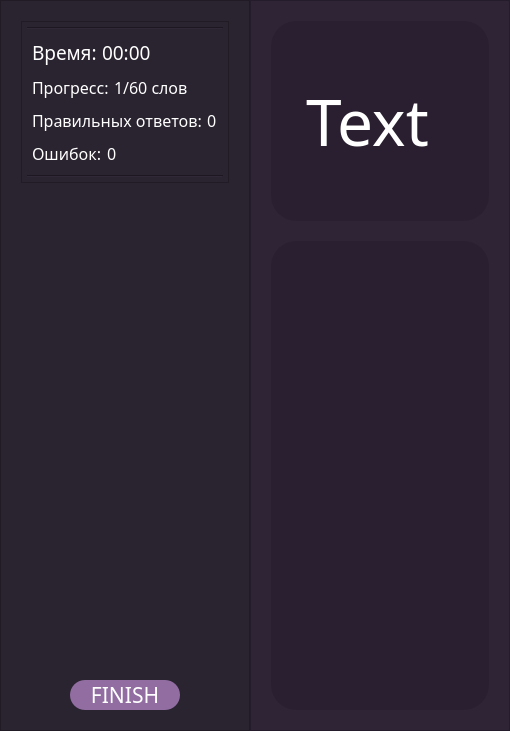
      <widget class="QWidget" name="GamePage">
       <layout class="QHBoxLayout" name="horizontalLayout_9">
        <property name="spacing">
         <number>0</number>
        </property>
        <property name="leftMargin">
         <number>0</number>
        </property>
        <property name="topMargin">
         <number>0</number>
        </property>
        <property name="rightMargin">
         <number>0</number>
        </property>
        <property name="bottomMargin">
         <number>0</number>
        </property>
        <item>
         <widget class="QFrame" name="sideBar">
          <property name="maximumSize">
           <size>
            <width>250</width>
            <height>16777215</height>
           </size>
          </property>
          <property name="styleSheet">
           <string notr="true">QFrame{
background: rgb(42, 35, 48);
}
QLabel{
color: white;
}
QPushButton{
color: white;
background: rgb(145, 109, 161);
border-radius: 15px;
}
QPushButton:hover{
background: rgb(170, 132, 186, 200);
}
QPushButton:pressed{
background: rgb(170, 132, 186, 250);
}
</string>
          </property>
          <property name="frameShape">
           <enum>QFrame::StyledPanel</enum>
          </property>
          <property name="frameShadow">
           <enum>QFrame::Raised</enum>
          </property>
          <layout class="QVBoxLayout" name="verticalLayout_7">
           <property name="spacing">
            <number>0</number>
           </property>
           <property name="leftMargin">
            <number>20</number>
           </property>
           <property name="topMargin">
            <number>20</number>
           </property>
           <property name="rightMargin">
            <number>20</number>
           </property>
           <property name="bottomMargin">
            <number>20</number>
           </property>
           <item>
            <widget class="QFrame" name="statsFrame">
             <property name="styleSheet">
              <string notr="true">Line{
background: rgb(74, 63, 84);
}</string>
             </property>
             <property name="frameShape">
              <enum>QFrame::StyledPanel</enum>
             </property>
             <property name="frameShadow">
              <enum>QFrame::Raised</enum>
             </property>
             <layout class="QVBoxLayout" name="verticalLayout_6">
              <property name="spacing">
               <number>10</number>
              </property>
              <property name="leftMargin">
               <number>5</number>
              </property>
              <property name="topMargin">
               <number>5</number>
              </property>
              <property name="rightMargin">
               <number>5</number>
              </property>
              <property name="bottomMargin">
               <number>5</number>
              </property>
              <item>
               <widget class="Line" name="line_2">
                <property name="minimumSize">
                 <size>
                  <width>0</width>
                  <height>2</height>
                 </size>
                </property>
                <property name="maximumSize">
                 <size>
                  <width>16777215</width>
                  <height>2</height>
                 </size>
                </property>
                <property name="orientation">
                 <enum>Qt::Horizontal</enum>
                </property>
               </widget>
              </item>
              <item>
               <widget class="QFrame" name="TimeFrame">
                <property name="font">
                 <font>
                  <family>Yu Gothic UI Semilight</family>
                  <pointsize>12</pointsize>
                 </font>
                </property>
                <layout class="QHBoxLayout" name="horizontalLayout_7">
                 <property name="spacing">
                  <number>5</number>
                 </property>
                 <property name="leftMargin">
                  <number>5</number>
                 </property>
                 <property name="topMargin">
                  <number>0</number>
                 </property>
                 <property name="rightMargin">
                  <number>0</number>
                 </property>
                 <property name="bottomMargin">
                  <number>0</number>
                 </property>
                 <item>
                  <widget class="QLabel" name="time1">
                   <property name="font">
                    <font>
                     <family>Yu Gothic UI Semilight</family>
                     <pointsize>14</pointsize>
                    </font>
                   </property>
                   <property name="text">
                    <string>Время:</string>
                   </property>
                  </widget>
                 </item>
                 <item>
                  <widget class="QLabel" name="time_num">
                   <property name="font">
                    <font>
                     <family>Yu Gothic UI Semilight</family>
                     <pointsize>14</pointsize>
                    </font>
                   </property>
                   <property name="text">
                    <string>00:00</string>
                   </property>
                  </widget>
                 </item>
                 <item>
                  <spacer name="horizontalSpacer_6">
                   <property name="orientation">
                    <enum>Qt::Horizontal</enum>
                   </property>
                   <property name="sizeHint" stdset="0">
                    <size>
                     <width>40</width>
                     <height>20</height>
                    </size>
                   </property>
                  </spacer>
                 </item>
                </layout>
               </widget>
              </item>
              <item>
               <widget class="QFrame" name="wordsNumFrame">
                <property name="frameShape">
                 <enum>QFrame::NoFrame</enum>
                </property>
                <property name="frameShadow">
                 <enum>QFrame::Raised</enum>
                </property>
                <layout class="QHBoxLayout" name="horizontalLayout_12">
                 <property name="spacing">
                  <number>5</number>
                 </property>
                 <property name="leftMargin">
                  <number>5</number>
                 </property>
                 <property name="topMargin">
                  <number>0</number>
                 </property>
                 <property name="rightMargin">
                  <number>0</number>
                 </property>
                 <property name="bottomMargin">
                  <number>0</number>
                 </property>
                 <item>
                  <widget class="QLabel" name="wordsNumTitle">
                   <property name="font">
                    <font>
                     <family>Yu Gothic UI Semilight</family>
                     <pointsize>12</pointsize>
                    </font>
                   </property>
                   <property name="text">
                    <string>Прогресс:</string>
                   </property>
                  </widget>
                 </item>
                 <item>
                  <widget class="QLabel" name="wordsNumAmount">
                   <property name="font">
                    <font>
                     <family>Yu Gothic UI Semilight</family>
                     <pointsize>12</pointsize>
                    </font>
                   </property>
                   <property name="text">
                    <string>1/60 слов</string>
                   </property>
                  </widget>
                 </item>
                 <item>
                  <spacer name="horizontalSpacer_10">
                   <property name="orientation">
                    <enum>Qt::Horizontal</enum>
                   </property>
                   <property name="sizeHint" stdset="0">
                    <size>
                     <width>44</width>
                     <height>20</height>
                    </size>
                   </property>
                  </spacer>
                 </item>
                </layout>
               </widget>
              </item>
              <item>
               <widget class="QFrame" name="correctWordsFrame">
                <layout class="QHBoxLayout" name="correcr_words_frame">
                 <property name="spacing">
                  <number>5</number>
                 </property>
                 <property name="leftMargin">
                  <number>5</number>
                 </property>
                 <property name="topMargin">
                  <number>0</number>
                 </property>
                 <property name="rightMargin">
                  <number>0</number>
                 </property>
                 <property name="bottomMargin">
                  <number>0</number>
                 </property>
                 <item>
                  <widget class="QLabel" name="correct_words">
                   <property name="font">
                    <font>
                     <family>Yu Gothic UI Semilight</family>
                     <pointsize>12</pointsize>
                    </font>
                   </property>
                   <property name="text">
                    <string>Правильных ответов:</string>
                   </property>
                  </widget>
                 </item>
                 <item>
                  <widget class="QLabel" name="correct_words_num">
                   <property name="font">
                    <font>
                     <family>Yu Gothic UI Semilight</family>
                     <pointsize>12</pointsize>
                    </font>
                   </property>
                   <property name="text">
                    <string>0</string>
                   </property>
                  </widget>
                 </item>
                </layout>
               </widget>
              </item>
              <item>
               <widget class="QFrame" name="invalidWordsFrame">
                <layout class="QHBoxLayout" name="horizontalLayout_8">
                 <property name="spacing">
                  <number>5</number>
                 </property>
                 <property name="leftMargin">
                  <number>5</number>
                 </property>
                 <property name="topMargin">
                  <number>0</number>
                 </property>
                 <property name="rightMargin">
                  <number>0</number>
                 </property>
                 <property name="bottomMargin">
                  <number>0</number>
                 </property>
                 <item>
                  <widget class="QLabel" name="invalid_label">
                   <property name="font">
                    <font>
                     <family>Yu Gothic UI Semilight</family>
                     <pointsize>12</pointsize>
                    </font>
                   </property>
                   <property name="text">
                    <string>Ошибок:</string>
                   </property>
                  </widget>
                 </item>
                 <item>
                  <widget class="QLabel" name="invalid_num">
                   <property name="font">
                    <font>
                     <family>Yu Gothic UI Semilight</family>
                     <pointsize>12</pointsize>
                    </font>
                   </property>
                   <property name="text">
                    <string>0</string>
                   </property>
                  </widget>
                 </item>
                 <item>
                  <spacer name="horizontalSpacer_7">
                   <property name="orientation">
                    <enum>Qt::Horizontal</enum>
                   </property>
                   <property name="sizeHint" stdset="0">
                    <size>
                     <width>40</width>
                     <height>20</height>
                    </size>
                   </property>
                  </spacer>
                 </item>
                </layout>
               </widget>
              </item>
              <item>
               <widget class="Line" name="line">
                <property name="minimumSize">
                 <size>
                  <width>0</width>
                  <height>2</height>
                 </size>
                </property>
                <property name="maximumSize">
                 <size>
                  <width>16777215</width>
                  <height>2</height>
                 </size>
                </property>
                <property name="orientation">
                 <enum>Qt::Horizontal</enum>
                </property>
               </widget>
              </item>
             </layout>
            </widget>
           </item>
           <item>
            <spacer name="verticalSpacer_5">
             <property name="orientation">
              <enum>Qt::Vertical</enum>
             </property>
             <property name="sizeHint" stdset="0">
              <size>
               <width>20</width>
               <height>497</height>
              </size>
             </property>
            </spacer>
           </item>
           <item alignment="Qt::AlignHCenter">
            <widget class="QPushButton" name="finishPushButton">
             <property name="minimumSize">
              <size>
               <width>110</width>
               <height>30</height>
              </size>
             </property>
             <property name="maximumSize">
              <size>
               <width>110</width>
               <height>30</height>
              </size>
             </property>
             <property name="sizeIncrement">
              <size>
               <width>0</width>
               <height>0</height>
              </size>
             </property>
             <property name="font">
              <font>
               <family>Yu Gothic UI Semilight</family>
               <pointsize>16</pointsize>
              </font>
             </property>
             <property name="text">
              <string>FINISH</string>
             </property>
            </widget>
           </item>
          </layout>
         </widget>
        </item>
        <item>
         <widget class="QFrame" name="mainBlock">
          <property name="styleSheet">
           <string notr="true">QFrame{
background: rgb(47, 36, 54);
background-image: url(:/icons/icons/fon_game.png);
}
QFrame#answersFrame, QFrame#wordNameFrame{
background: rgb(33, 24, 38, 90);
border-radius: 25px;
}</string>
          </property>
          <property name="frameShape">
           <enum>QFrame::StyledPanel</enum>
          </property>
          <property name="frameShadow">
           <enum>QFrame::Raised</enum>
          </property>
          <layout class="QVBoxLayout" name="verticalLayout_8" stretch="2,3">
           <property name="spacing">
            <number>20</number>
           </property>
           <property name="leftMargin">
            <number>20</number>
           </property>
           <property name="topMargin">
            <number>20</number>
           </property>
           <property name="rightMargin">
            <number>20</number>
           </property>
           <property name="bottomMargin">
            <number>20</number>
           </property>
           <item>
            <widget class="QFrame" name="wordNameFrame">
             <property name="minimumSize">
              <size>
               <width>0</width>
               <height>200</height>
              </size>
             </property>
             <property name="maximumSize">
              <size>
               <width>16777215</width>
               <height>200</height>
              </size>
             </property>
             <property name="styleSheet">
              <string notr="true">QLabel{
background: none;
color: white;
}</string>
             </property>
             <property name="frameShape">
              <enum>QFrame::StyledPanel</enum>
             </property>
             <property name="frameShadow">
              <enum>QFrame::Raised</enum>
             </property>
             <layout class="QHBoxLayout" name="horizontalLayout_10">
              <property name="spacing">
               <number>0</number>
              </property>
              <property name="leftMargin">
               <number>35</number>
              </property>
              <property name="topMargin">
               <number>20</number>
              </property>
              <property name="rightMargin">
               <number>20</number>
              </property>
              <property name="bottomMargin">
               <number>20</number>
              </property>
              <item>
               <widget class="QLabel" name="wordName">
                <property name="font">
                 <font>
                  <family>Yu Gothic UI Light</family>
                  <pointsize>48</pointsize>
                 </font>
                </property>
                <property name="styleSheet">
                 <string notr="true"/>
                </property>
                <property name="text">
                 <string>Text</string>
                </property>
               </widget>
              </item>
              <item>
               <spacer name="horizontalSpacer_8">
                <property name="orientation">
                 <enum>Qt::Horizontal</enum>
                </property>
                <property name="sizeHint" stdset="0">
                 <size>
                  <width>40</width>
                  <height>20</height>
                 </size>
                </property>
               </spacer>
              </item>
             </layout>
            </widget>
           </item>
           <item>
            <widget class="QFrame" name="answersFrame">
             <property name="styleSheet">
              <string notr="true">QPushButton{
text-align:left;
padding-left: 20px;
color:white;
background: rgb(33, 24, 38, 150);
border:none;
border-radius: 15px;
}
QPushButton:hover{
background: rgb(33, 24, 38, 225);
}</string>
             </property>
             <property name="frameShape">
              <enum>QFrame::StyledPanel</enum>
             </property>
             <property name="frameShadow">
              <enum>QFrame::Raised</enum>
             </property>
             <layout class="QVBoxLayout" name="verticalLayout_23">
              <property name="spacing">
               <number>0</number>
              </property>
              <property name="leftMargin">
               <number>10</number>
              </property>
              <property name="topMargin">
               <number>10</number>
              </property>
              <property name="rightMargin">
               <number>10</number>
              </property>
              <property name="bottomMargin">
               <number>10</number>
              </property>
              <item>
               <widget class="QScrollArea" name="scrollAreaAnswers">
                <property name="sizePolicy">
                 <sizepolicy hsizetype="Expanding" vsizetype="Expanding">
                  <horstretch>0</horstretch>
                  <verstretch>0</verstretch>
                 </sizepolicy>
                </property>
                <property name="styleSheet">
                 <string notr="true">QFrame{
background-image: none;
background: rgb(0, 0, 0, 0);
}

QAbstractScrollArea {
background: rgb(0, 0, 0, 0);
}

QScrollBar:add-line:vertical {
margin: 0px 0px 0px 0px;
height: 0px;
width: 0px;
}

QScrollBar:sub-line:vertical {
margin: 0px 0px 0px 0px;
height: 5px;
width: 0px;
}

QScrollBar:vertical {
background: rgb(33, 24, 38, 0);
width: 12px;
}

QScrollBar:handle:vertical {
margin-bottom: 4px;
margin-top: 4px;
margin-left: 2px;
background-color: rgb(170, 132, 186);
border-radius: 3px;
}

QScrollBar:handle:vertical:hover {
background-color: rgb(170, 132, 186, 200);
}

QScrollBar:handle:vertical:pressed {
background-color: rgb(170, 132, 186, 250);
}

QScrollBar::add-page:vertical, QScrollBar::sub-page:vertical {
background: rgb(33, 24, 38, 0);
}</string>
                </property>
                <property name="frameShape">
                 <enum>QFrame::NoFrame</enum>
                </property>
                <property name="sizeAdjustPolicy">
                 <enum>QAbstractScrollArea::AdjustToContentsOnFirstShow</enum>
                </property>
                <property name="widgetResizable">
                 <bool>true</bool>
                </property>
                <widget class="QWidget" name="scrollAreaWidgetContents_3">
                 <property name="geometry">
                  <rect>
                   <x>0</x>
                   <y>0</y>
                   <width>941</width>
                   <height>508</height>
                  </rect>
                 </property>
                 <property name="styleSheet">
                  <string notr="true">QWidget{
background: rgb(33, 24, 38, 0);
border: none;
}</string>
                 </property>
                 <layout class="QVBoxLayout" name="verticalLayout_9">
                  <property name="spacing">
                   <number>0</number>
                  </property>
                  <property name="leftMargin">
                   <number>0</number>
                  </property>
                  <property name="topMargin">
                   <number>0</number>
                  </property>
                  <property name="rightMargin">
                   <number>6</number>
                  </property>
                  <property name="bottomMargin">
                   <number>0</number>
                  </property>
                  <item alignment="Qt::AlignTop">
                   <widget class="QFrame" name="buttonsFrame">
                    <property name="styleSheet">
                     <string notr="true">QPushButton{
text-align:left;
padding-left: 20px;
color:white;
background: rgb(33, 24, 38, 150);
border:none;
border-radius: 15px;
font-family: &quot;Yu Gothic UI Semilight&quot;;
font-size: 24px;
}
QPushButton:hover{
background: rgb(33, 24, 38, 225);
}</string>
                    </property>
                    <property name="frameShape">
                     <enum>QFrame::StyledPanel</enum>
                    </property>
                    <property name="frameShadow">
                     <enum>QFrame::Raised</enum>
                    </property>
                    <layout class="QVBoxLayout" name="verticalLayout_25"/>
                   </widget>
                  </item>
                 </layout>
                </widget>
               </widget>
              </item>
             </layout>
            </widget>
           </item>
          </layout>
         </widget>
        </item>
       </layout>
      </widget>
